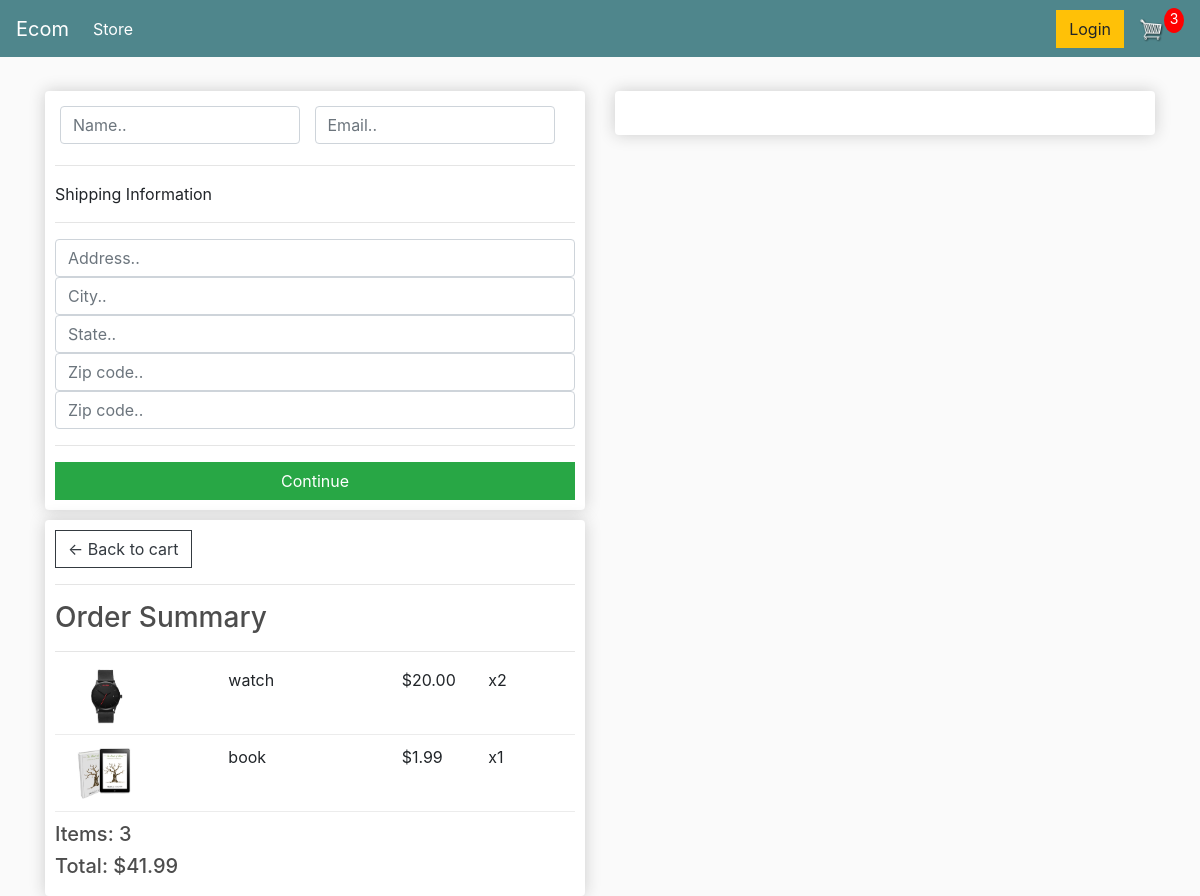
Screenshot of /checkout/ (signed in) with the database file from the repository.
### store/models.py (models this page shows, shortened)
class OrderItem(models.Model):
    product=models.ForeignKey(Product,on_delete=models.SET_NULL, null=True)
    order=models.ForeignKey(Order,on_delete=models.SET_NULL,null=True)
    quantity=models.IntegerField(default=0,null=True,blank=True)
    date_added = models.DateTimeField(auto_now_add=True)
    @property
    def get_total(self):
        total=self.product.price*self.quantity
        return total

class Product(models.Model):
    name=models.CharField(max_length=200)
    price=models.FloatField()
    digital = models.BooleanField(default=False,null=True,blank=True)
    image=models.ImageField(null=True,blank=True)
    @property
    def imageURL(self):
        try:
            url=self.image.url
        except:
            url=''
        return url

class Order(models.Model):
    customer = models.ForeignKey(Customer, on_delete=models.SET_NULL, null=True, blank=True)
    date_ordered = models.DateTimeField(auto_now_add=True)
    complete=models.BooleanField(default=False)
    transaction_id=models.CharField(max_length=100,null=True)
    @property
    def get_cart_total(self):
        orderitems=self.orderitem_set.all()
        total=sum([item.get_total for item in orderitems])
        return total
    @property
    def get_cart_items(self):
        orderitems=self.orderitem_set.all()
        total=sum([item.quantity for item in orderitems])
        return total

### store/views.py (the view)
# urls.py: path('checkout/',views.checkout,name="checkout"),
def checkout(request):
    if request.user.is_authenticated:
        customer=request.user.customer
        order,created = Order.objects.get_or_create(customer=customer,complete=False)
        items=order.orderitem_set.all()
        cartItems=order.get_cart_items
    else:
        items=[]
        order={'get_order_total':0,'get_cart_items':0}
        cartItems=order['get_cart_items']
    context={'items':items,'order':order,'cartItems':cartItems}
    return render(request,'store/checkout.html',context)

### store/templates/store/checkout.html (shortened to what this page needs)
{% extends 'store/main.html' %}
{% load static %}
{% block content %}
    <div class="row">
        <div class="col-lg-6">
            <div class="box-element" id="form-wrapper">
                <form id="form">
                    <div id="user-info">
                        <div class="form-field">
                            <input required class="form-control" type="text" name="name" placeholder="Name..">
                        </div>
                        <div class="form-field">
                            <input required class="form-control" type="email" name="email" placeholder="Email..">
                        </div>
                    </div>
                    <div id="shipping-info">
                        <hr>
                        <p>Shipping Information</p>
                        <hr>
                        <div class="from-field">
                            <input class="form-control" type="text" name="address" placeholder="Address..">
                        </div>
                        <div class="from-field">
                            <input class="form-control" type="text" name="city" placeholder="City..">
                        </div>
                        <div class="from-field">
                            <input class="form-control" type="text" name="state" placeholder="State..">
                        </div>
                        <div class="from-field">
                            <input class="form-control" type="text" name="zipcode" placeholder="Zip code..">
                        </div>
                        <div class="from-field">
                            <input class="form-control" type="text" name="country" placeholder="Zip code..">
                        </div>
                    </div>
                    <hr>
                    <input id="form-button" class="btn btn-success btn-block" type="submit" value="Continue">
                </form>
            </div>
        </div>
        <div class="col-lg-6">
            <div class="box-element">
                <br>
            </div>
        </div>
        <div class="col-lg-6">
            <div class="box-element">
                <a class="btn btn-outline-dark" href="{% url 'cart' %}">&#x2190; Back to cart</a>
                <hr>
                <h3>Order Summary</h3>
                <hr>
                {% for item in items %}
                    <div class="cart-row">
                        <div style="flex:2">
                            <img class="row-image" src="{{item.product.imageURL}}" >
                        </div>
                        <div style="flex:2"><p>{{item.product.name}}</p></div>
                        <div style="flex:1"><p>${{item.product.price|floatformat:2}}</p></div>
                        <div style="flex:1"><p>x{{item.quantity}}</p></div>
                    </div>
                {% endfor %}
                <h5>Items:            {{order.get_cart_items}}</h5>
                <h5>Total:            ${{order.get_cart_total|floatformat:2}}</h5>
            </div>
        </div>
    </div>
{% endblock content %}

### static/css/main.css (style rules this page uses)
body { background-color: hsl(0,0%,98%); }
h1,h2,h3,h4,h5,h6 { color:hsl(0,0%,30%); }
.box-element { box-shadow:hsl(0, 0%, 80%) 0 0 16px; background-color: #fff; border-radius: 4px; padding: 10px; }
.col-lg-4, .col-lg-6, .col-lg-8, .col-lg-12 { margin-top: 10px; }
.btn { border-radius:0; }
.row-image { width:100px; }
.form-field { width:250px; display:inline-block; padding: 5px; }
.cart-row { display: flex; align-items: flex; padding-bottom:10px; margin-bottom: 10px; border-bottom: 1px solid #ececec }

### rows the page displays
OrderItem: product.imageURL (picture), product.name "watch", product.price "20.00", quantity "2"
OrderItem: product.imageURL (picture), product.name "book", product.price "1.99", quantity "1"
Order: get_cart_items "3", get_cart_total "41.99"

### other values shown
{{ cartItems }} "3"
